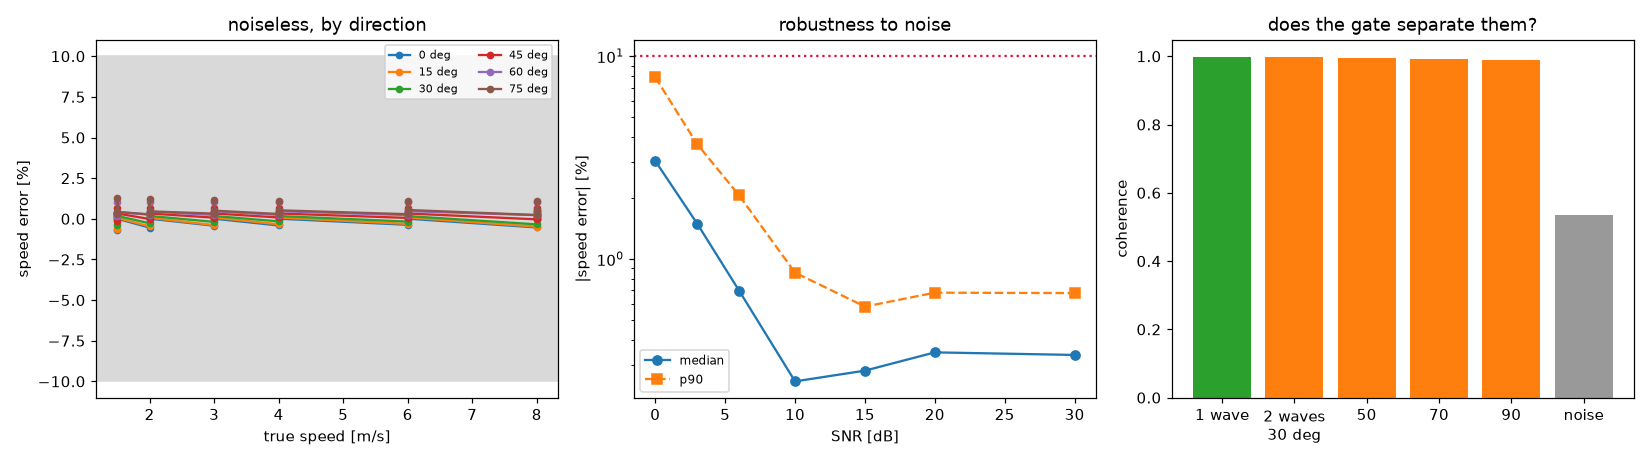

Write Python code to recreate this figure.
"""Stage 1 of the field-estimator plan: does the structure tensor recover a wave it was GIVEN?

Runs the pre-registered synthetic tests of ``docs/field_estimator_plan.md`` and prints a verdict
against the exit criteria. Nothing here touches real data: if the estimator cannot pass this, it
will not work on the septum, and the day spent finding that out is the point of the stage.

    python study/analysis/field_validate.py
    python study/analysis/field_validate.py --quick --figure out.png

Exit criteria (V1):
    * plane-wave sweep at realistic SNR: speed within 10 %, direction within 10 degrees
    * two crossing waves: coherence must drop clearly below the single-wave case
"""
from __future__ import annotations

import argparse
import sys
from pathlib import Path

_REPO = Path(__file__).resolve().parents[2]
sys.path.insert(0, str(_REPO / "src"))

import numpy as np

from swp.field.structure import aggregate, estimate_field, interference_indicator
from swp.field.synthetic import (add_bulk_motion, add_noise, apply_pipeline_smoothing,
                                 coords, curved_wave, default_grid, dispersive_packet,
                                 plane_wave, two_waves)

BAND = (5.0, 150.0)


def run_case(field, grid, min_coherence=0.5):
    est = estimate_field(field, grid)
    return aggregate(est, min_coherence=min_coherence), est


def process(field, grid, snr_db=None, bulk=None, axes=None, smooth=True, rng=0):
    """Apply the contaminations and the pipeline's own smoothing, in acquisition order."""
    out = field
    if bulk is not None:
        out = add_bulk_motion(out, axes, amplitude_ratio=bulk, f_hz=3.0, tilt_per_mm=0.004)
    if snr_db is not None:
        out = add_noise(out, snr_db, rng=rng)
    if smooth:
        out = apply_pipeline_smoothing(out, grid, band_hz=BAND)
    return out


def ang_err(est_deg, true_deg):
    """Smallest angle between two directions, modulo 180 deg (a wave and its reverse agree)."""
    d = (est_deg - true_deg + 90.0) % 180.0 - 90.0
    return abs(d)


def sweep_plane(grid, axes, speeds, thetas, freqs, snr_db, bulk=None, label=""):
    rows = []
    for c in speeds:
        for th in thetas:
            for f in freqs:
                fld, _ = plane_wave(grid, c=c, theta_deg=th, f_hz=f, axes=axes)
                fld = process(fld, grid, snr_db=snr_db, bulk=bulk, axes=axes)
                s, _ = run_case(fld, grid)
                if not np.isfinite(s["speed"]):
                    rows.append((c, th, f, np.nan, np.nan, np.nan, np.nan))
                    continue
                rows.append((c, th, f, s["speed"], 100.0 * (s["speed"] / c - 1.0),
                             ang_err(s["theta_deg"], th), s["coherence"]))
    a = np.array(rows, float)
    ok = np.isfinite(a[:, 4])
    err, aerr = np.abs(a[ok, 4]), a[ok, 5]
    print(f"  {label:<34} n={ok.sum():3d}  |speed err| median {np.median(err):5.1f} %  "
          f"p90 {np.percentile(err, 90):5.1f} %  |  dir err median {np.median(aerr):4.1f} deg  "
          f"p90 {np.percentile(aerr, 90):4.1f} deg  |  coh {np.median(a[ok, 6]):.2f}")
    return a


def main():
    ap = argparse.ArgumentParser(description=__doc__,
                                 formatter_class=argparse.RawDescriptionHelpFormatter)
    ap.add_argument("--quick", action="store_true")
    ap.add_argument("--wall-mm", type=float, default=12.0)
    ap.add_argument("--length-mm", type=float, default=40.0)
    ap.add_argument("--figure", default=str(Path(__file__).with_name("field_validate.png")))
    a = ap.parse_args()

    grid = default_grid()
    axes = coords(grid, wall_mm=a.wall_mm, length_mm=a.length_mm, duration_ms=110.0)
    nt, nz, nx = (len(v) for v in axes)
    print(f"grid {nt} x {nz} x {nx}  (dt {grid.dt_ms:.2f} ms, dz {grid.dz_mm:.3f} mm, "
          f"dx {grid.dx_mm:.3f} mm)   ROI {a.wall_mm:.0f} x {a.length_mm:.0f} mm, 110 ms\n")

    speeds = [2.0, 3.0, 5.0] if a.quick else [1.5, 2.0, 3.0, 4.0, 6.0, 8.0]
    thetas = [0.0, 30.0, 60.0] if a.quick else [0.0, 15.0, 30.0, 45.0, 60.0, 75.0]
    freqs = [16.0] if a.quick else [10.0, 16.0, 25.0, 35.0]

    print("=== V1a: plane wave, no contamination ===")
    clean = sweep_plane(grid, axes, speeds, thetas, freqs, snr_db=None, label="noiseless")

    print("\n=== V1b: plane wave vs SNR (with pipeline smoothing) ===")
    per_snr = {}
    for snr in ([20, 10, 0] if a.quick else [30, 20, 15, 10, 6, 3, 0]):
        per_snr[snr] = sweep_plane(grid, axes, speeds, thetas, freqs, snr_db=snr,
                                   label=f"SNR {snr:+3d} dB")

    print("\n=== V1c: plane wave + bulk motion (uniform 3 Hz, plus a slight spatial tilt) ===")
    for bulk in (1.0, 3.0):
        sweep_plane(grid, axes, speeds, thetas, freqs, snr_db=15, bulk=bulk,
                    label=f"bulk x{bulk:.0f} of signal RMS, SNR 15 dB")

    print("\n=== V1d: curved wavefront (point source outside the ROI) ===")
    for src in ((-25.0, 6.0), (-60.0, 6.0)):
        fld, _ = curved_wave(grid, c=3.0, source_mm=src, f_hz=16.0, axes=axes)
        fld = process(fld, grid, snr_db=15, axes=axes)
        s, est = run_case(fld, grid)
        print(f"  source at {src[0]:+5.1f} mm: c={s['speed']:5.2f} "
              f"({100 * (s['speed'] / 3.0 - 1):+5.1f}%)  direction spread "
              f"{s['direction_spread_deg']:4.1f} deg  coh {s['coherence']:.2f}")
    print("    (a curved front SHOULD show a direction spread; a plane one should not)")

    print("\n=== V1e: dispersive packet (c ~ sqrt(f), Lamb A0-like) ===")
    for power in (0.0, 0.5):
        fld, _, c_ref = dispersive_packet(grid, c_ref=3.0, f_ref=16.0, power=power, axes=axes)
        fld = process(fld, grid, snr_db=15, axes=axes)
        s, _ = run_case(fld, grid)
        print(f"  power={power:.1f} (c(16 Hz)={c_ref:.1f} m/s): c={s['speed']:5.2f} "
              f"({100 * (s['speed'] / c_ref - 1):+5.1f}% vs the phase speed at 16 Hz)  "
              f"coh {s['coherence']:.2f}")

    print("\n=== V1f: NEGATIVE CONTROL - two crossing waves ===")
    single, _ = plane_wave(grid, c=3.0, theta_deg=0.0, f_hz=16.0, axes=axes)
    s_single, _ = run_case(process(single, grid, snr_db=15, axes=axes), grid)
    print(f"  one wave        : coh {s_single['coherence']:.3f}  c={s_single['speed']:5.2f}  "
          f"kept {100 * s_single['frac_kept']:4.1f}%")
    cross_coh, env_single = [], interference_indicator(
        process(single, grid, snr_db=15, axes=axes))
    print(f"    envelope modulation (interference indicator): {env_single:.3f}")
    env_cross = []
    for th2 in (30.0, 50.0, 70.0, 90.0):
        fld, _ = two_waves(grid, c=(3.0, 5.0), theta_deg=(0.0, th2), axes=axes)
        s, _ = run_case(process(fld, grid, snr_db=15, axes=axes), grid)
        cross_coh.append(s["coherence"])
        ev = interference_indicator(process(fld, grid, snr_db=15, axes=axes))
        env_cross.append(ev)
        print(f"  two waves, {th2:4.0f} deg apart: coh {s['coherence']:.3f}  "
              f"c={s['speed']:5.2f}  kept {100 * s['frac_kept']:4.1f}%  "
              f"dir spread {s['direction_spread_deg']:4.1f} deg  env {ev:.3f}")
    pure_noise = np.random.default_rng(0).normal(size=(nt, nz, nx))
    s_noise, _ = run_case(apply_pipeline_smoothing(pure_noise, grid, band_hz=BAND), grid)
    print(f"  pure noise      : coh {s_noise['coherence']:.3f}  kept "
          f"{100 * s_noise['frac_kept']:4.1f}%")

    # ---------------- verdict ----------------
    print("\n" + "=" * 78)
    print("VERDICT against the pre-registered Stage 1 criteria")
    print("=" * 78)
    ok_clean = np.isfinite(clean[:, 4])
    c_err, c_ang = np.abs(clean[ok_clean, 4]), clean[ok_clean, 5]
    p1 = np.percentile(c_err, 90) <= 10.0 and np.percentile(c_ang, 90) <= 10.0
    print(f"  noiseless plane wave within 10% / 10 deg (p90): "
          f"{np.percentile(c_err, 90):.1f}% / {np.percentile(c_ang, 90):.1f} deg  "
          f"-> {'PASS' if p1 else 'FAIL'}")
    worst_ok = None
    for snr in sorted(per_snr):
        arr = per_snr[snr]
        m = np.isfinite(arr[:, 4])
        if m.sum() and np.percentile(np.abs(arr[m, 4]), 90) <= 10.0 \
                and np.percentile(arr[m, 5], 90) <= 10.0:
            worst_ok = snr if worst_ok is None else min(worst_ok, snr)
    print(f"  lowest SNR still meeting 10% / 10 deg at p90: "
          + (f"{worst_ok} dB  -> PASS" if worst_ok is not None else "none  -> FAIL"))
    drop = s_single["coherence"] - max(cross_coh)
    p3 = drop > 0.05
    print(f"  coherence falls on crossing waves: {s_single['coherence']:.3f} -> "
          f"{max(cross_coh):.3f} (drop {drop:.3f})  -> {'PASS' if p3 else 'FAIL'}")
    print(f"  coherence on pure noise: {s_noise['coherence']:.3f} "
          f"(should be well below {s_single['coherence']:.2f})")
    ratio = min(env_cross) / env_single if env_single > 0 else float("nan")
    print(f"  envelope modulation separates them instead: {env_single:.3f} -> "
          f"{min(env_cross):.3f}-{max(env_cross):.3f} ({ratio:.1f}x)  "
          f"-> {'candidate' if ratio > 2 else 'no'}")

    # ---------------- figure ----------------
    try:
        import matplotlib
        matplotlib.use("Agg")
        import matplotlib.pyplot as plt
        fig, axs = plt.subplots(1, 3, figsize=(15, 4.2))
        ax = axs[0]
        for th in sorted(set(clean[:, 1])):
            m = (clean[:, 1] == th) & ok_clean
            ax.plot(clean[m, 0], clean[m, 4], "o-", ms=4, label=f"{th:.0f} deg")
        ax.axhspan(-10, 10, color="0.85", zorder=0)
        ax.set_xlabel("true speed [m/s]"); ax.set_ylabel("speed error [%]")
        ax.set_title("noiseless, by direction"); ax.legend(fontsize=7, ncol=2)
        ax = axs[1]
        snrs = sorted(per_snr)
        med = [np.nanmedian(np.abs(per_snr[s][:, 4])) for s in snrs]
        p90 = [np.nanpercentile(np.abs(per_snr[s][:, 4]), 90) for s in snrs]
        ax.plot(snrs, med, "o-", label="median"); ax.plot(snrs, p90, "s--", label="p90")
        ax.axhline(10, color="crimson", ls=":"); ax.set_xlabel("SNR [dB]")
        ax.set_ylabel("|speed error| [%]"); ax.set_yscale("log")
        ax.set_title("robustness to noise"); ax.legend(fontsize=8)
        ax = axs[2]
        ax.bar(["1 wave", "2 waves\n30 deg", "50", "70", "90", "noise"],
               [s_single["coherence"]] + cross_coh + [s_noise["coherence"]],
               color=["tab:green"] + ["tab:orange"] * 4 + ["0.6"])
        ax.set_ylabel("coherence"); ax.set_title("does the gate separate them?")
        fig.tight_layout(); fig.savefig(a.figure, dpi=110)
        print(f"\n-> {a.figure}")
    except Exception as e:                                           # noqa: BLE001
        print(f"(figure skipped: {e})")


if __name__ == "__main__":
    sys.exit(main())
